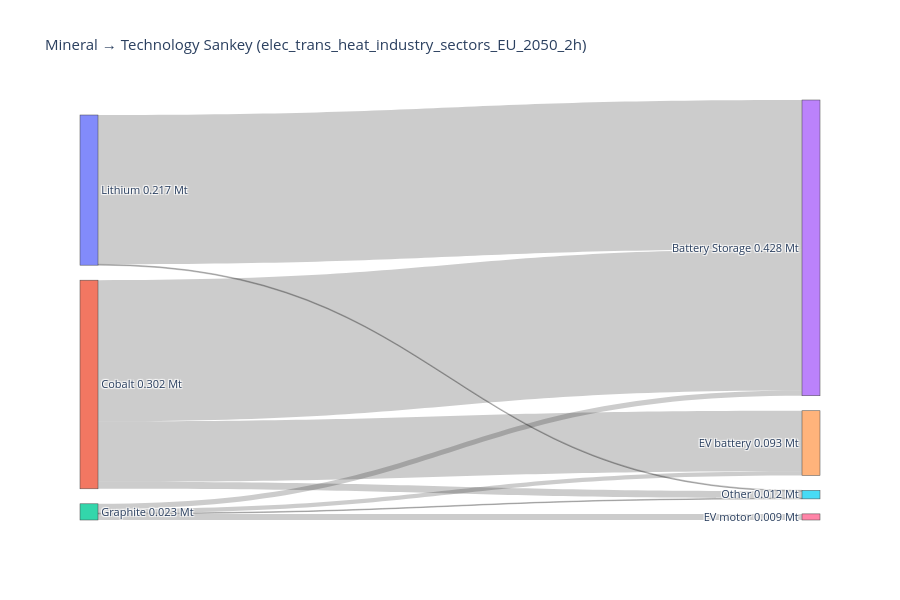

The cell this chart's notebook holds for it:
### Code cell
battery_minerals = ["Lithium", "Cobalt", "Graphite"]
network_key = sample_new_2h_2050
df_merged, totals_Mt = compute_mineral_usage(network_key, n, battery_minerals, "Scenario EV SiB", mineral_intensities, tech_scenarios)

# assuming `criticality` DataFrame exists and includes
# "GeoPolRisk Characterization Factor [eq. Kg-Cu/Kg]" and a mineral name column
plot_mineral_to_tech_sankey(
    df_merged,
    battery_minerals,
    tech_col=None,
    network_name=network_key,
    mode='mass',
    # criticality_df=criticality,
    criticality_min_col=None,   # or the actual mineral name column in your `criticality` DF
    criticality_score_col="GeoPolRisk Characterization Factor [eq. Kg-Cu/Kg]",
    fmt_decimals=3
)

### Figure 1 — Plotly figure (JSON) as saved in the notebook; plotly's stock layout.template omitted (floating-point values rounded to 4 significant figures)
{"data": [{"link": {"customdata": ["Cobalt → Battery Storage: 0.204 Mt", "Cobalt → EV battery: 0.087 Mt", "Cobalt → Other: 0.010 Mt", "Graphite → Battery Storage: 0.008 Mt", "Graphite → EV battery: 0.006 Mt", "Graphite → EV motor: 0.009 Mt", "Graphite → Other: 0.001 Mt", "Lithium → Battery Storage: 0.216 Mt", "Lithium → Other: 0.001 Mt"], "hovertemplate": "%{customdata}<extra></extra>", "source": [1, 1, 1, 2, 2, 2, 2, 0, 0], "target": [3, 4, 5, 3, 4, 6, 5, 3, 5], "value": [0.2041, 0.08749, 0.01003, 0.007634, 0.00594, 0.008828, 0.001005, 0.2158, 0.00127]}, "node": {"customdata": [0.2171, 0.3016, 0.02341, 0.4276, 0.09343, 0.0123, 0.008828], "hovertemplate": "%{label}<br>Total: %{customdata:.3f}<extra></extra>", "label": ["Lithium\n0.217 Mt", "Cobalt\n0.302 Mt", "Graphite\n0.023 Mt", "Battery Storage\n0.428 Mt", "EV battery\n0.093 Mt", "Other\n0.012 Mt", "EV motor\n0.009 Mt"], "pad": 15, "thickness": 18}, "type": "sankey"}], "layout": {"font": {"size": 11}, "height": 600, "title": {"text": "Mineral → Technology Sankey (elec_trans_heat_industry_sectors_EU_2050_2h)"}, "width": 900}}
